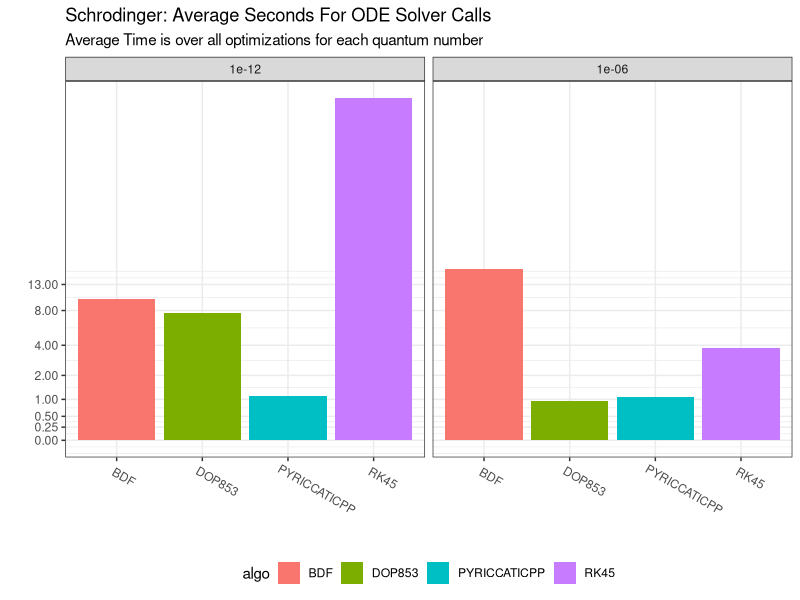
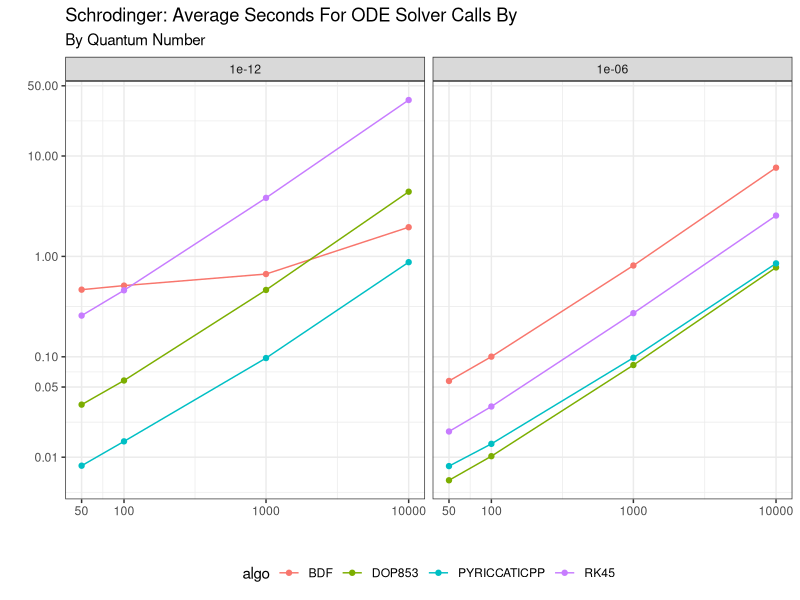
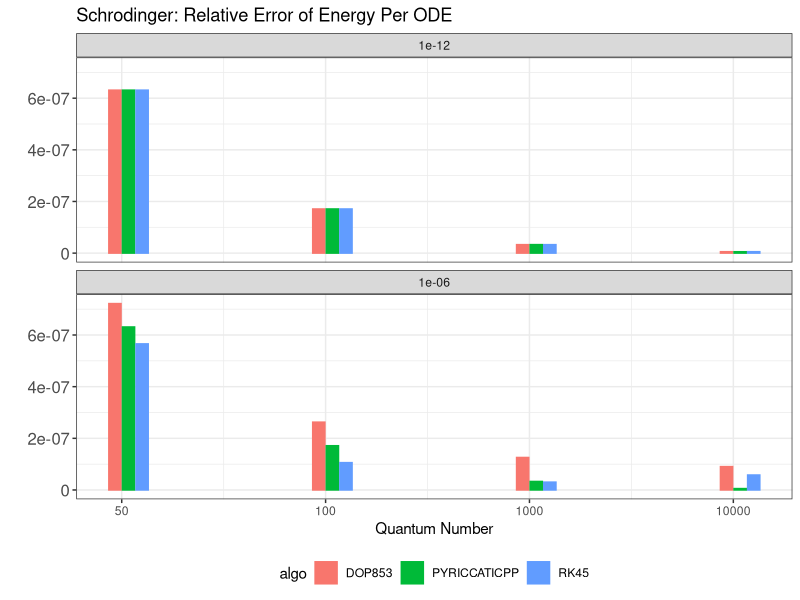
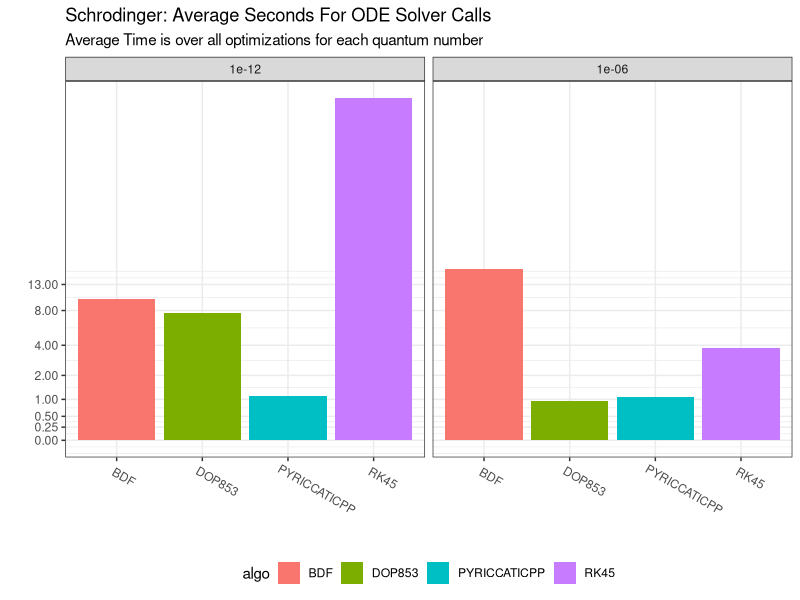
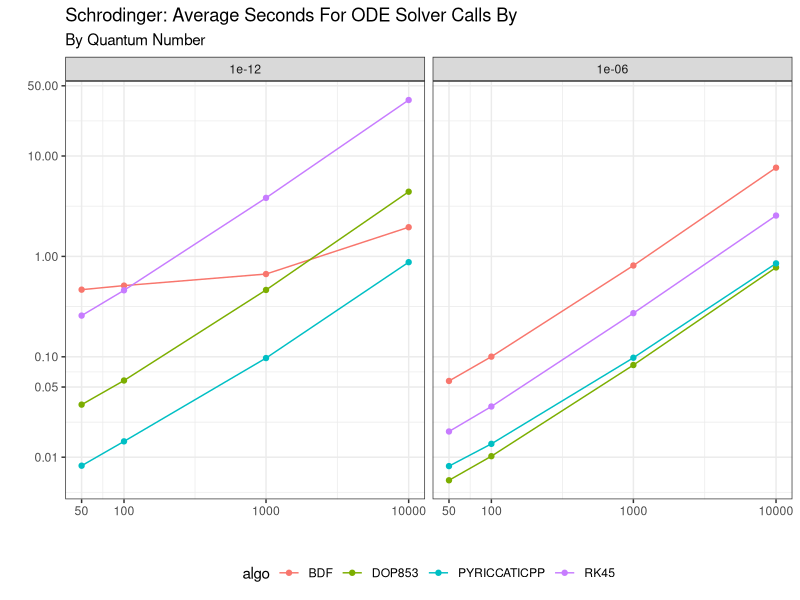
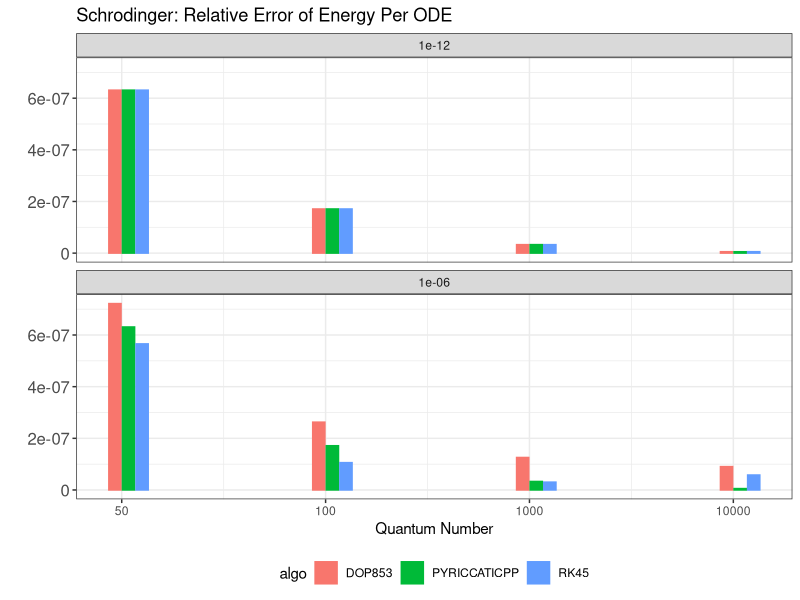

These charts were generated, in order, by the following R code:
library(data.table)
library(ggplot2)
library(patchwork)

bench_dt = fread("./benchmarks/output/schrodinger_times2.csv")
bench_dt = unique(bench_dt)
bench_dt[, algo := strsplit(name, " ")[[1]][1], name]
algo_args = \(x) {
  return(paste0("[", strsplit(x, "\\[",perl = TRUE)[[1]][2]))
}
bench_dt[, algo_args := algo_args(name), .I]

prob_args = \(x) {
  return(paste0("[", strsplit(x, "\\]\\[", perl = TRUE)[[1]][2]))
}
bench_dt[1, prob_args(name)]
bench_dt[, prob_args := prob_args(name), .I]
bench_dt[, name := NULL]
bench_dt[grepl("1e-06", algo_args), eps := 1e-06]
bench_dt[!grepl("1e-06", algo_args), eps := 1e-12]
bench_dt[, algo_plus := algo]
bench_dt[grepl("n=20", algo_args), algo_plus := paste0(algo, ":n=20")]
bench_dt[grepl("n=35", algo_args), algo_plus := paste0(algo, ":n=35")]
bench_dt = bench_dt[!grepl("n=20", algo_args)]
setkey(bench_dt, eps, algo_plus)
bench_sum_dt = bench_dt[, .(sum_time = sum(time), sum_count = sum(count)),
  .(algo, algo_plus, algo_args, prob_args, eps)]
bench_sum_dt[, per_call := sum_time/sum_count]
setkey(bench_sum_dt, eps, algo_plus)
schrod_bench_plot = ggplot(bench_sum_dt, aes(x = algo, y = per_call, fill = algo)) +
  geom_bar(stat = "identity") +
  scale_y_continuous(transform = "log1p", breaks = c(0, 0.25, .5, 1, 2, 4, 8, 13)) +
  facet_wrap(vars(eps)) +
  ggtitle("Schrodinger: Average Seconds For ODE Solver Calls",
    "Average Time is over all optimizations for each quantum number") +
  xlab("") +
  ylab("") +
  theme_bw() +
  theme(legend.position="bottom") +
  theme(axis.text.x = element_text(angle = -30, vjust = 0.8, hjust=.1))
schrod_bench_plot
ggsave("./benchmarks/plots/schrodinger.png", schrod_bench_plot,
  width = 6, height = 4, units = "in")

bench_sum_dt = bench_dt[, .(sum_time = sum(time), sum_count = sum(count)),
  .(algo, algo_plus, algo_args, eps, prob_args)]
bench_sum_dt[, per_call := sum_time / sum_count]
bench_sum_dt[, lb := as.numeric(sub(".*\\blb=([0-9]+).*", "\\1", prob_args)), .I]
bench_sum_dt[, rb := as.numeric(sub(".*\\brb=([0-9]+).*", "\\1", prob_args)), .I]
bench_sum_dt[, prob_bounds := paste0(lb, "-", rb)]
bench_sum_dt[, prob_bounds := factor(prob_bounds, ordered = TRUE, levels =
    c("416-417", "1035-1037", "21930-21940", "471100-471110"))]
bench_sum_dt[, quantum_number := rep(c(50, 100, 1000, 10000),8)]
bench_sum_table_dt = bench_sum_dt[eps == 1e-6, .(algo, quantum_number, per_call)]
bench_sum_table_dt = dcast(bench_sum_table_dt, quantum_number ~ algo, value.var = "per_call")
bench_sum_table_dt[, `:=`(
  BDF = BDF / PYRICCATICPP,
  DOP853 = DOP853 / PYRICCATICPP,
  RK45 = RK45 / PYRICCATICPP
)]
bench_sum_table_dt[, PYRICCATICPP := NULL]
bench_sum_table_dt = bench_sum_table_dt[, lapply(.SD, \(x) format(x, digits = 4))]
knitr::kable(bench_sum_table_dt)
bench_sum_x_scale_dt = bench_sum_dt[1:4]
bench_sum_x_scale_dt[, quantum_number := c(50, 100, 1000, 10000)]
bench_per_energy_plot = ggplot(bench_sum_dt, aes(x = lb, y = per_call, group = algo, color = algo)) +
  geom_line() +
  geom_point() +
  ggtitle("Schrodinger: Average Seconds For ODE Solver Calls By",
    "By Quantum Number") +
  scale_y_log10(breaks = c(0.01, 0.05, 0.1, 1, 10, 50)) +
  scale_x_log10(breaks = bench_sum_x_scale_dt[, lb], labels = bench_sum_x_scale_dt[, quantum_number]) +
  xlab("") +
  ylab("") +
  facet_wrap(vars(eps)) +
  theme_bw() +
  theme(legend.position="bottom")
bench_per_energy_plot
ggsave("./benchmarks/plots/schrodinger_energy.png", bench_per_energy_plot,
  width = 6, height = 4, units = "in")

bench_sum_dt[eps == 1e-12 & grepl("lb=471100;rb=471110", prob_args)]
# Error rates
err_dt = fread("./benchmarks/output/schrod.csv")
err_dt[, algo := strsplit(name, " ")[[1]][1], name]
err_dt[, algo_args := algo_args(name), .I]
err_dt[, prob_args := prob_args(name), .I]
err_dt[grepl("1e-06", algo_args), eps := 1e-06]
err_dt[!grepl("1e-06", algo_args), eps := 1e-12]
err_dt[, algo_plus := algo]
err_dt[grepl("n=20", algo_args), algo_plus := paste0(algo, ":n=20")]
err_dt[grepl("n=35", algo_args), algo_plus := paste0(algo, ":n=35")]
err_dt[, rel_energy_err := abs(energy_error / energy_reference)]
# Just look at a slice
err_sub_dt = err_dt[energy_reference == 471103.777]
#err_sub_dt[, energy_reference := 471103.777]
setkey(err_sub_dt, eps, algo_plus)
knitr::kable(err_sub_dt[, .(algo_plus, algo_args, energy, energy_reference, energy_error, rel_energy_err)])

setkey(err_dt, name)
err_dt[, iter := NULL]
err_dt = unique(err_dt)
err_summary_dt = err_dt[,
  .(total_err = mean(energy_error),
    err_val = mean(rel_energy_err)),
  .(algo, algo_args, prob_args, eps)]
err_summary_dt = err_summary_dt[!grepl("n=20", algo_args)]
setkey(err_summary_dt, algo, eps, prob_args)
err_summary_dt[, lb := as.numeric(sub(".*\\blb=([0-9]+).*", "\\1", prob_args)), .I]
err_summary_dt[, rb := as.numeric(sub(".*\\brb=([0-9]+).*", "\\1", prob_args)), .I]
err_summary_dt[, prob_bounds := paste0(lb, "-", rb)]
err_summary_dt[, prob_bounds := factor(prob_bounds, ordered = TRUE, levels =
    c("416-417", "1035-1037", "21930-21940", "471100-471110"))]

err_summary_dt[, md := ((lb + rb) / 2.0) + lb]
err_summary_dt[, blah := as.numeric(as.factor(algo))]
setkey(err_summary_dt, eps, algo, algo_args, prob_bounds)
err_summary_dt[, bound_idx := as.numeric(prob_bounds)]
err_summary_dt[, test := seq(from = bound_idx - .1, to = bound_idx + .1, length.out = 4)[blah], .I]
err_summary_dt[rb == 417]
setkey(err_summary_dt, eps, algo, algo_args, prob_bounds)
err_summary_dt
err_summary_dt[, min(err_val)]
# We multiply by 1_000_000 and then divide so we can make the y axis logarithmic
# While still looking nice
schrod_err_plot = ggplot(err_summary_dt[algo != "BDF"],
  aes(x = test, y = err_val, color = algo, fill = algo)) +
  #  scale_y_log10(breaks = c(1, 2, 5, 10, 18, 30, 60)) +
  geom_bar(stat = "identity") +
  facet_wrap(vars(eps), nrow = 2, ncol = 1) +
  ggtitle("Schrodinger: Relative Error of Energy Per ODE") +
  scale_x_continuous(labels = c(50, 100, 1000, 10000)) +
  scale_y_continuous(transform = "log1p", labels = \(x) x)+#, breaks = c(1e-12, 1e-5)) +
  xlab("Quantum Number") +
  ylab("") +
  theme_bw() +
  theme(legend.position="bottom", axis.text.y = element_text(size = 12))
schrod_err_plot
ggsave("./benchmarks/plots/schrodinger_err.png", schrod_err_plot,
  width = 6, height = 4, units = "in")
